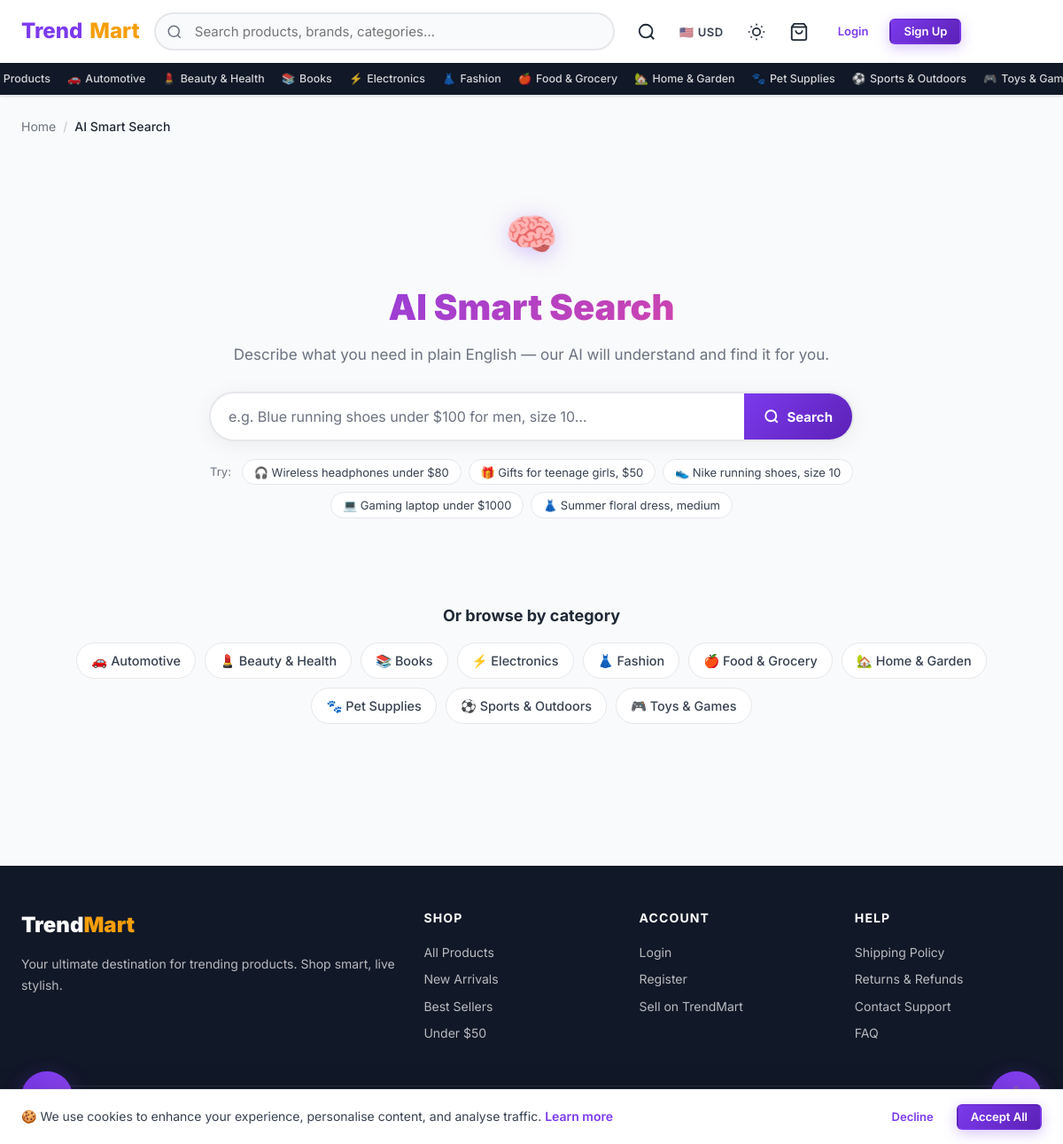
The page /ai/search/ on the database its author committed.
### shop/models.py (models this page shows, shortened)
class Category(models.Model):
    name = models.CharField(max_length=200)
    slug = models.SlugField(unique=True, blank=True)
    parent = models.ForeignKey(
        'self', null=True, blank=True, on_delete=models.CASCADE, related_name='children'
    )
    description = models.TextField(blank=True)
    icon = models.CharField(max_length=100, blank=True, help_text="Emoji or CSS icon class")
    image = models.ImageField(upload_to='categories/', blank=True, null=True)
    is_active = models.BooleanField(default=True)
    order = models.PositiveIntegerField(default=0)
    class Meta:
        verbose_name_plural = "Categories"
        ordering = ['order', 'name']

### shop/views.py (the view, shortened to what this page needs)
# urls.py: path('ai/search/', views.ai_search, name='ai_search'),
def ai_search(request):
    from django.conf import settings
    import json as _json
    query = request.GET.get('q', '').strip()
    results = Product.objects.none()
    ai_summary = ''
    interpreted = {}
    return render(request, 'shop/ai_search.html', {
        'query': query,
        'results': results,
        'ai_summary': ai_summary,
        'interpreted': interpreted,
        'result_count': results.count() if query else 0,
        'root_categories': Category.objects.filter(parent=None, is_active=True),
    })

### shop/context_processors.py (called while the page is built)
def cart_context(request):
    cart_count = 0
    try:
        if request.user.is_authenticated:
            cart = Cart.objects.filter(user=request.user).first()
        else:
            session_key = request.session.session_key
            cart = Cart.objects.filter(session_key=session_key, user=None).first() if session_key else None
        if cart:
            cart_count = cart.get_item_count()
    except Exception:
        pass
    return {'cart_count': cart_count}

def site_context(request):
    root_categories = Category.objects.filter(parent=None, is_active=True).prefetch_related('children')
    return {
        'site_name': 'TrendMart',
        'site_tagline': 'Shop the Trend, Live the Style',
        'root_categories': root_categories,
    }

### templates/shop/ai_search.html (shortened to what this page needs)
{% extends 'shop/base.html' %}
{% load static shop_tags %}
{% block content %}
<div class="container" style="padding-top:1.5rem;padding-bottom:4rem">
  <nav class="breadcrumb" aria-label="Breadcrumb">
    <a href="{% url 'shop:home' %}">Home</a>
    <span class="breadcrumb-sep" aria-hidden="true">/</span>
    <span class="breadcrumb-current">AI Smart Search</span>
  </nav>
  <div class="ai-search-hero">
    <div class="ai-search-hero-icon" aria-hidden="true">🧠</div>
    <h1 class="ai-search-title">AI Smart Search</h1>
    <p class="ai-search-subtitle">
      Describe what you need in plain English — our AI will understand and find it for you.
    </p>
    <form action="{% url 'shop:ai_search' %}" method="get" class="ai-search-form" role="search" aria-label="AI natural language search">
      <div class="ai-search-input-wrap">
        <input
          type="search" id="ai-search-input" name="q"
          class="ai-search-input"
          value="{{ query }}"
          placeholder="e.g. Blue running shoes under $100 for men, size 10…"
          autocomplete="off" spellcheck="true"
          aria-label="Describe what you're looking for"
          maxlength="300"
        >
        <button type="submit" class="ai-search-btn" aria-label="Search">
          <svg width="18" height="18" viewBox="0 0 24 24" fill="none" stroke="currentColor" stroke-width="2.5" aria-hidden="true"><circle cx="11" cy="11" r="8"/><line x1="21" y1="21" x2="16.65" y2="16.65"/></svg>
          <span>Search</span>
        </button>
      </div>
    </form>
    <div class="ai-search-examples" aria-label="Example searches">
      <span class="ai-search-examples-label">Try:</span>
      <button class="ai-search-example-chip" type="button" data-query="wireless headphones under $80 with good bass">🎧 Wireless headphones under $80</button>
      <button class="ai-search-example-chip" type="button" data-query="gifts for a teenage girl who loves fashion, budget $50">🎁 Gifts for teenage girls, $50</button>
      <button class="ai-search-example-chip" type="button" data-query="Nike running shoes men size 10 blue">👟 Nike running shoes, size 10</button>
      <button class="ai-search-example-chip" type="button" data-query="gaming laptop under $1000 with good GPU">💻 Gaming laptop under $1000</button>
      <button class="ai-search-example-chip" type="button" data-query="summer dress for women in floral print medium">👗 Summer floral dress, medium</button>
    </div>
  </div>
  {% if query %}
    {% if results %}
      <div class="ai-search-results-header">
        <h2 class="ai-results-count">{{ result_count }} result{{ result_count|pluralize }} found</h2>
        <a href="{% url 'shop:product_list' %}" class="btn btn-ghost btn-sm">View All Products</a>
      </div>
      <div class="products-grid" role="list" aria-label="Search results">
        {% for product in results %}
          {% include 'shop/includes/product_card.html' %}
        {% endfor %}
      </div>
    {% else %}
      <div class="empty-state" style="margin-top:3rem" role="status">
        <div class="empty-state-icon" aria-hidden="true">🔍</div>
        <h3>No exact matches found</h3>
        <p>The AI couldn't find products matching your description. Try rephrasing, or use the suggestions below.</p>
        <div style="display:flex;gap:.75rem;flex-wrap:wrap;justify-content:center;margin-top:1.25rem">
          <a href="{% url 'shop:product_list' %}" class="btn btn-primary">Browse All Products</a>
          <a href="{% url 'shop:search' %}?q={{ query }}" class="btn btn-ghost">Keyword Search</a>
        </div>
        <p style="margin-top:1.5rem;font-size:.9rem;color:var(--text-light)">
          💬 Or <button id="ai-fallback-chat" style="background:none;border:none;color:var(--primary);font-weight:700;cursor:pointer;padding:0;font-size:inherit">ask the AI assistant</button> directly — it can look harder!
        </p>
      </div>
    {% endif %}
  {% else %}
    <div class="ai-search-categories">
      <h2 class="ai-search-cat-title">Or browse by category</h2>
      <div class="category-chips">
        {% for cat in root_categories %}
          <a href="{% url 'shop:category' cat.slug %}" class="category-chip">
            {% if cat.icon %}{{ cat.icon }}{% endif %} {{ cat.name }}
          </a>
        {% endfor %}
      </div>
    </div>
  {% endif %}
</div>
{% endblock %}

### templates/shop/base.html (shortened to what this page needs)
{% load static %}
<!DOCTYPE html>
<html lang="en">
<head>
  <link rel="stylesheet" href="{% static 'css/main.css' %}?v=21">
</head>
<body>
<header>
  <nav class="navbar" role="navigation" aria-label="Main navigation">
    <div class="navbar-inner">
      <a href="{% url 'shop:home' %}" class="navbar-brand" aria-label="TrendMart Home">
        Trend<span>Mart</span>
      </a>
      <div class="navbar-search" id="navbar-search" role="search">
        <form action="{% url 'shop:search' %}" method="get">
          <input type="search" name="q" id="search-input" value="{{ request.GET.q }}"
                 placeholder="Search products, brands, categories…"
                 autocomplete="off" aria-label="Search products">
        </form>
      </div>
      <div class="navbar-actions">
        <button id="mobile-search-btn" class="nav-icon-btn" aria-label="Search" aria-expanded="false">
          <svg viewBox="0 0 24 24" fill="none" stroke="currentColor" stroke-width="2"><circle cx="11" cy="11" r="8"/><path d="m21 21-4.35-4.35"/></svg>
        </button>
        <div class="currency-selector" title="Select currency">
          <button class="currency-btn" id="currency-btn" aria-label="Currency selector" aria-haspopup="listbox">
            <span id="currency-flag">🇺🇸</span>
            <span id="currency-code">USD</span>
          </button>
        </div>
        <button id="dark-mode-toggle" class="dark-mode-btn" aria-label="Toggle dark mode" aria-pressed="false" title="Toggle dark mode">
        </button>
        <a href="{% url 'shop:cart' %}" class="nav-icon-btn" id="nav-cart-btn" aria-label="Cart ({{ cart_count }} items)">
          <svg viewBox="0 0 24 24" fill="none" stroke="currentColor" stroke-width="2" aria-hidden="true"><path d="M6 2L3 6v14a2 2 0 002 2h14a2 2 0 002-2V6l-3-4z"/><line x1="3" y1="6" x2="21" y2="6"/><path d="M16 10a4 4 0 01-8 0"/></svg>
        </a>
        {% if user.is_authenticated %}
          <div class="nav-bell-wrap">
            <a href="{% url 'shop:notification_list' %}" class="nav-icon-btn" id="notif-bell-btn" aria-label="Notifications">
              <svg viewBox="0 0 24 24" fill="none" stroke="currentColor" stroke-width="2" aria-hidden="true"><path d="M18 8A6 6 0 006 8c0 7-3 9-3 9h18s-3-2-3-9"/><path d="M13.73 21a2 2 0 01-3.46 0"/></svg>
            </a>
            <span class="nav-bell-badge" id="notif-badge" aria-live="polite" aria-label="Unread notifications"></span>
          </div>
          <a href="{% url 'shop:wishlist' %}" class="nav-icon-btn" aria-label="Wishlist">
            <svg viewBox="0 0 24 24" fill="none" stroke="currentColor" stroke-width="2" aria-hidden="true"><path d="M20.84 4.61a5.5 5.5 0 00-7.78 0L12 5.67l-1.06-1.06a5.5 5.5 0 00-7.78 7.78L12 21.23l8.84-8.84a5.5 5.5 0 000-7.78z"/></svg>
          </a>
          <div class="user-menu">
            <button class="user-menu-toggle" data-dropdown="user-menu-dropdown"
                    aria-haspopup="true" aria-expanded="false" aria-controls="user-menu-dropdown">
              <div class="user-avatar-sm" aria-hidden="true">{{ user.first_name|first|upper|default:user.username|first|upper }}</div>
              <span>{{ user.first_name|default:user.username }}</span>
              <svg width="12" height="12" viewBox="0 0 12 12" aria-hidden="true"><path fill="currentColor" d="M6 8L1 3h10z"/></svg>
            </button>
            <div id="user-menu-dropdown" class="dropdown-menu" role="menu">
              <a href="{% url 'shop:dashboard' %}" class="dropdown-item" role="menuitem">
                <svg width="16" height="16" viewBox="0 0 24 24" fill="none" stroke="currentColor" stroke-width="2" aria-hidden="true"><rect x="3" y="3" width="7" height="7"/><rect x="14" y="3" width="7" height="7"/><rect x="14" y="14" width="7" height="7"/><rect x="3" y="14" width="7" height="7"/></svg>
                Dashboard
              </a>
              <a href="{% url 'shop:profile' %}" class="dropdown-item" role="menuitem">
                <svg width="16" height="16" viewBox="0 0 24 24" fill="none" stroke="currentColor" stroke-width="2" aria-hidden="true"><path d="M20 21v-2a4 4 0 00-4-4H8a4 4 0 00-4 4v2"/><circle cx="12" cy="7" r="4"/></svg>
                Profile
              </a>
              <a href="{% url 'shop:order_list' %}" class="dropdown-item" role="menuitem">
                <svg width="16" height="16" viewBox="0 0 24 24" fill="none" stroke="currentColor" stroke-width="2" aria-hidden="true"><path d="M14 2H6a2 2 0 00-2 2v16a2 2 0 002 2h12a2 2 0 002-2V8z"/><polyline points="14 2 14 8 20 8"/></svg>
                My Orders
              </a>
              {% if user.is_staff or user.profile.role == 'admin' %}
              <div class="dropdown-divider" role="separator"></div>
              <a href="{% url 'shop:admin_dashboard' %}" class="dropdown-item" role="menuitem">
                <svg width="16" height="16" viewBox="0 0 24 24" fill="none" stroke="currentColor" stroke-width="2" aria-hidden="true"><circle cx="12" cy="12" r="3"/><path d="M19.07 4.93l-1.41 1.41M5.34 17.66l-1.41 1.41M19.07 19.07l-1.41-1.41M5.34 6.34L3.93 4.93"/></svg>
                Admin Panel
              </a>
              {% endif %}
              <div class="dropdown-divider" role="separator"></div>
              <a href="{% url 'shop:logout' %}" class="dropdown-item" role="menuitem" style="color:var(--error)">
                <svg width="16" height="16" viewBox="0 0 24 24" fill="none" stroke="currentColor" stroke-width="2" aria-hidden="true"><path d="M9 21H5a2 2 0 01-2-2V5a2 2 0 012-2h4"/><polyline points="16 17 21 12 16 7"/><line x1="21" y1="12" x2="9" y2="12"/></svg>
                Logout
              </a>
            </div>
          </div>
        {% else %}
          <a href="{% url 'shop:login' %}" class="btn btn-ghost btn-sm">Login</a>
          <a href="{% url 'shop:register' %}" class="btn btn-primary btn-sm">Sign Up</a>
        {% endif %}
      </div>
    </div>
    <div class="nav-categories" role="navigation" aria-label="Category navigation">
      <div class="nav-categories-inner">
        <a href="{% url 'shop:product_list' %}" class="nav-cat-link">All Products</a>
        {% for cat in root_categories %}
          <a href="{% url 'shop:category' cat.slug %}" class="nav-cat-link">
            {% if cat.icon %}<span aria-hidden="true">{{ cat.icon }}</span>{% endif %}
            {{ cat.name }}
          </a>
        {% endfor %}
      </div>
    </div>
  </nav>
</header>
<main id="main-content" tabindex="-1">
  {% block content %}{% endblock %}
</main>
<footer class="footer" role="contentinfo">
  <div class="container">
    <div class="footer-grid">
      <div>
        <div class="footer-brand">Trend<span>Mart</span></div>
        <p class="footer-desc">Your ultimate destination for trending products. Shop smart, live stylish.</p>
      </div>
      <div>
        <div class="footer-col-title">Shop</div>
        <a href="{% url 'shop:product_list' %}" class="footer-link">All Products</a>
        <a href="{% url 'shop:product_list' %}?sort=newest" class="footer-link">New Arrivals</a>
        <a href="{% url 'shop:product_list' %}?sort=popular" class="footer-link">Best Sellers</a>
        <a href="{% url 'shop:product_list' %}?min_price=0&max_price=50" class="footer-link">Under $50</a>
      </div>
      <div>
        <div class="footer-col-title">Account</div>
        {% if user.is_authenticated %}
          <a href="{% url 'shop:dashboard' %}" class="footer-link">Dashboard</a>
          <a href="{% url 'shop:order_list' %}" class="footer-link">My Orders</a>
          <a href="{% url 'shop:wishlist' %}" class="footer-link">Wishlist</a>
          <a href="{% url 'shop:profile' %}" class="footer-link">Edit Profile</a>
        {% else %}
          <a href="{% url 'shop:login' %}" class="footer-link">Login</a>
          <a href="{% url 'shop:register' %}" class="footer-link">Register</a>
          <a href="{% url 'shop:register' %}?role=retailer" class="footer-link">Sell on TrendMart</a>
        {% endif %}
      </div>
      <div>
        <div class="footer-col-title">Help</div>
        <a href="{% url 'shop:shipping_policy' %}" class="footer-link">Shipping Policy</a>
        <a href="{% url 'shop:returns_refunds' %}" class="footer-link">Returns &amp; Refunds</a>
        <a href="{% url 'shop:contact_support' %}" class="footer-link">Contact Support</a>
        <a href="{% url 'shop:faq' %}" class="footer-link">FAQ</a>
      </div>
    </div>
    <div class="footer-bottom">
      <span>&copy; 2026 TrendMart. Developed by George Papasotiriou. All rights reserved.</span>
      <span>Made with ❤️ for great shopping experiences</span>
    </div>
  </div>
</footer>
<div class="ai-chat-widget" role="complementary" aria-label="AI Shopping Assistant">
  <button id="ai-chat-trigger" class="ai-chat-trigger" aria-expanded="false" aria-controls="ai-chat-panel" aria-label="Open AI shopping assistant">
  </button>
</div>
<div class="a11y-hub" id="a11y-hub" role="region" aria-label="Accessibility tools">
  <button class="a11y-main-btn" id="a11y-main-btn" aria-label="Toggle accessibility menu" aria-expanded="false" aria-controls="a11y-options">
  </button>
</div>
<div id="cookie-banner" class="cookie-banner" role="dialog" aria-label="Cookie consent" aria-live="polite">
  <p class="cookie-banner-text">
    🍪 We use cookies to enhance your experience, personalise content, and analyse traffic.
    <a href="#" style="color:var(--primary);font-weight:600">Learn more</a>
  </p>
  <div class="cookie-banner-actions">
    <button id="cookie-decline" class="btn btn-ghost btn-sm">Decline</button>
    <button id="cookie-accept" class="btn btn-primary btn-sm">Accept All</button>
  </div>
</div>
</body>
</html>

### rows shown on the page
Category: icon "🚗", name "Automotive"
Category: icon "💄", name "Beauty & Health"
Category: icon "📚", name "Books"
Category: icon "⚡", name "Electronics"
Category: icon "👗", name "Fashion"
Category: icon "🍎", name "Food & Grocery"
Category: icon "🏡", name "Home & Garden"
Category: icon "🐾", name "Pet Supplies"
Category: icon "⚽", name "Sports & Outdoors"
Category: icon "🎮", name "Toys &…", name "Toys & Games"
